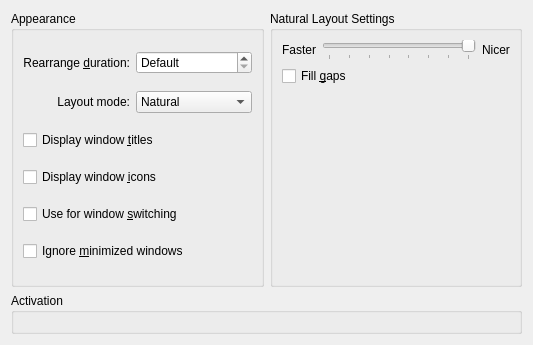
<ui version="4.0" >
 <class>KWin::PresentWindowsEffectConfigForm</class>
 <widget class="QWidget" name="KWin::PresentWindowsEffectConfigForm" >
  <property name="geometry" >
   <rect>
    <x>0</x>
    <y>0</y>
    <width>533</width>
    <height>345</height>
   </rect>
  </property>
  <layout class="QGridLayout" name="gridLayout" >
   <item row="0" column="0" >
    <widget class="QGroupBox" name="groupBox" >
     <property name="title" >
      <string>Appearance</string>
     </property>
     <layout class="QGridLayout" name="gridLayout_3" >
      <item row="0" column="0" >
       <widget class="QLabel" name="label" >
        <property name="text" >
         <string>Rearrange &amp;duration:</string>
        </property>
        <property name="alignment" >
         <set>Qt::AlignRight|Qt::AlignTrailing|Qt::AlignVCenter</set>
        </property>
        <property name="buddy" >
         <cstring>rearrangeDurationSpin</cstring>
        </property>
       </widget>
      </item>
      <item row="0" column="1" >
       <widget class="QSpinBox" name="rearrangeDurationSpin" >
        <property name="sizePolicy" >
         <sizepolicy vsizetype="Fixed" hsizetype="Expanding" >
          <horstretch>0</horstretch>
          <verstretch>0</verstretch>
         </sizepolicy>
        </property>
        <property name="specialValueText" >
         <string>Default</string>
        </property>
        <property name="suffix" >
         <string> msec</string>
        </property>
        <property name="maximum" >
         <number>5000</number>
        </property>
        <property name="singleStep" >
         <number>10</number>
        </property>
        <property name="value" >
         <number>0</number>
        </property>
       </widget>
      </item>
      <item row="1" column="0" >
       <widget class="QLabel" name="label_3" >
        <property name="text" >
         <string>Layout mode:</string>
        </property>
        <property name="alignment" >
         <set>Qt::AlignRight|Qt::AlignTrailing|Qt::AlignVCenter</set>
        </property>
        <property name="buddy" >
         <cstring>layoutCombo</cstring>
        </property>
       </widget>
      </item>
      <item row="1" column="1" >
       <widget class="QComboBox" name="layoutCombo" >
        <property name="sizePolicy" >
         <sizepolicy vsizetype="Fixed" hsizetype="Expanding" >
          <horstretch>0</horstretch>
          <verstretch>0</verstretch>
         </sizepolicy>
        </property>
        <item>
         <property name="text" >
          <string>Natural</string>
         </property>
        </item>
        <item>
         <property name="text" >
          <string>Regular grid</string>
         </property>
        </item>
        <item>
         <property name="text" >
          <string>Flexible grid</string>
         </property>
        </item>
       </widget>
      </item>
      <item row="2" column="0" colspan="2" >
       <widget class="QCheckBox" name="displayTitleBox" >
        <property name="text" >
         <string>Display window &amp;titles</string>
        </property>
       </widget>
      </item>
      <item row="3" column="0" colspan="2" >
       <widget class="QCheckBox" name="displayIconBox" >
        <property name="text" >
         <string>Display window &amp;icons</string>
        </property>
       </widget>
      </item>
      <item row="4" column="0" colspan="2" >
       <widget class="QCheckBox" name="switchingBox" >
        <property name="text" >
         <string>Use for window &amp;switching</string>
        </property>
       </widget>
      </item>
      <item row="5" column="0" colspan="2" >
       <widget class="QCheckBox" name="ignoreMinimizedBox" >
        <property name="text" >
         <string>Ignore &amp;minimized windows</string>
        </property>
       </widget>
      </item>
     </layout>
    </widget>
   </item>
   <item row="1" column="0" colspan="2" >
    <widget class="QGroupBox" name="groupBox_2" >
     <property name="title" >
      <string>Activation</string>
     </property>
     <layout class="QGridLayout" name="gridLayout_2" >
      <item row="0" column="0" colspan="2" >
       <widget class="KWin::GlobalShortcutsEditor" native="1" name="shortcutEditor" >
        <property name="sizePolicy" >
         <sizepolicy vsizetype="Preferred" hsizetype="Preferred" >
          <horstretch>0</horstretch>
          <verstretch>0</verstretch>
         </sizepolicy>
        </property>
       </widget>
      </item>
     </layout>
    </widget>
   </item>
   <item row="0" column="1" >
    <widget class="QGroupBox" name="groupBox_3" >
     <property name="title" >
      <string>Natural Layout Settings</string>
     </property>
     <layout class="QGridLayout" name="gridLayout_4" >
      <item row="1" column="0" colspan="3" >
       <widget class="QCheckBox" name="fillGapsBox" >
        <property name="text" >
         <string>Fill &amp;gaps</string>
        </property>
       </widget>
      </item>
      <item row="2" column="0" colspan="3" >
       <spacer name="verticalSpacer" >
        <property name="orientation" >
         <enum>Qt::Vertical</enum>
        </property>
        <property name="sizeHint" stdset="0" >
         <size>
          <width>20</width>
          <height>40</height>
         </size>
        </property>
       </spacer>
      </item>
      <item row="0" column="0" >
       <widget class="QLabel" name="label_6" >
        <property name="text" >
         <string>Faster</string>
        </property>
        <property name="buddy" >
         <cstring></cstring>
        </property>
       </widget>
      </item>
      <item row="0" column="1" >
       <widget class="QSlider" name="accuracySlider" >
        <property name="minimumSize" >
         <size>
          <width>130</width>
          <height>0</height>
         </size>
        </property>
        <property name="minimum" >
         <number>1</number>
        </property>
        <property name="maximum" >
         <number>8</number>
        </property>
        <property name="singleStep" >
         <number>1</number>
        </property>
        <property name="pageStep" >
         <number>1</number>
        </property>
        <property name="value" >
         <number>1</number>
        </property>
        <property name="tracking" >
         <bool>true</bool>
        </property>
        <property name="orientation" >
         <enum>Qt::Horizontal</enum>
        </property>
        <property name="invertedAppearance" >
         <bool>true</bool>
        </property>
        <property name="invertedControls" >
         <bool>false</bool>
        </property>
        <property name="tickPosition" >
         <enum>QSlider::TicksBelow</enum>
        </property>
       </widget>
      </item>
      <item row="0" column="2" >
       <widget class="QLabel" name="label_5" >
        <property name="text" >
         <string>Nicer</string>
        </property>
        <property name="buddy" >
         <cstring></cstring>
        </property>
       </widget>
      </item>
     </layout>
    </widget>
   </item>
  </layout>
 </widget>
 <customwidgets>
  <customwidget>
   <class>KWin::GlobalShortcutsEditor</class>
   <extends>QWidget</extends>
   <header location="global" >kwineffects.h</header>
   <container>1</container>
  </customwidget>
 </customwidgets>
 <tabstops>
  <tabstop>rearrangeDurationSpin</tabstop>
  <tabstop>layoutCombo</tabstop>
  <tabstop>displayTitleBox</tabstop>
  <tabstop>displayIconBox</tabstop>
  <tabstop>switchingBox</tabstop>
  <tabstop>ignoreMinimizedBox</tabstop>
  <tabstop>accuracySlider</tabstop>
  <tabstop>fillGapsBox</tabstop>
 </tabstops>
 <resources/>
 <connections/>
</ui>
